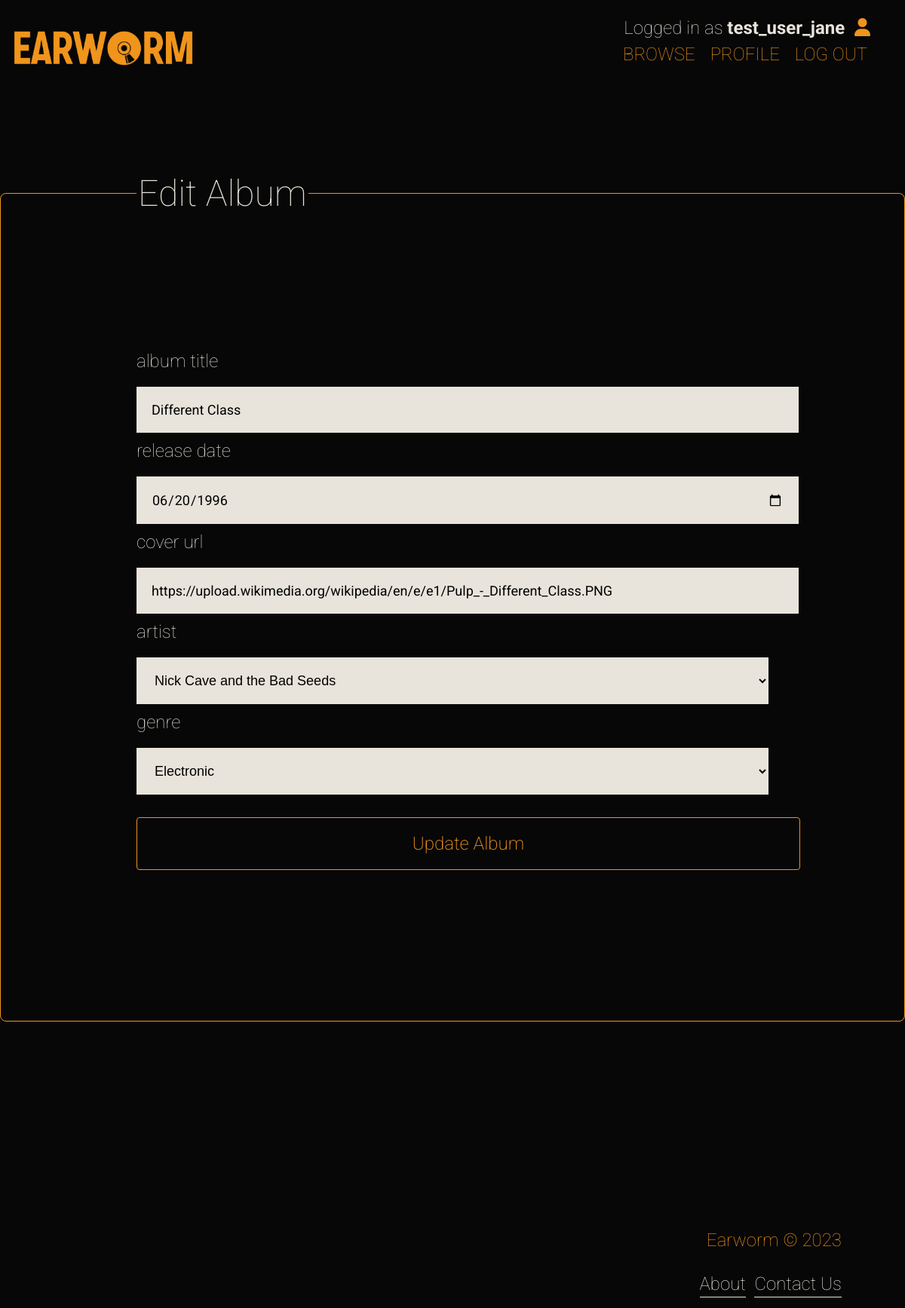
Page /edit/album/3 (signed in) on the committed database.
### earworm/models.py (models this page shows, shortened)
class User(UserMixin, db.Model):
    __tablename__ = 'users'
    id = db.Column(db.Integer, primary_key=True)
    username = db.Column(db.String(150), nullable=False)
    password = db.Column(db.String(255), nullable=False)
    avatar_url = db.Column(db.String(255), nullable=True)
    bio = db.Column(db.String(255), nullable=True)
    public = db.Column(db.Boolean, nullable=False, default=True)
    liked_artists = db.relationship('Artist', secondary="artist_listeners", backref='user', lazy=True, cascade="all, delete")
    reviews_written = db.relationship('Review', backref='user', lazy=True, cascade="all, delete")

class Album(db.Model):
    __tablename__ = 'albums'
    id = db.Column(db.Integer, primary_key=True)
    title = db.Column(db.String(255), nullable=False)
    release_date = db.Column(db.Date, nullable=False)
    cover_url = db.Column(URLType, nullable=True)
    genre = db.Column(db.Enum(Genre), nullable=False)
    artist = db.Column(db.Integer, db.ForeignKey('artists.id'), nullable=False)
    date_added = db.Column(db.Date, nullable=False)
    reviews = db.relationship('Review', backref='album', lazy=True, cascade="all, delete")

### earworm/main/routes.py (the view, shortened to what this page needs)
@main.route('/edit/album/<album_id>', methods=['GET','POST'])
@login_required
def edit_album(album_id):
    album = Album.query.get(album_id)
    genre = album.genre
    artist = Artist.query.get(album.artist)
    form = AlbumUpdateForm(obj=album)
    form.artist.data = artist
    form.genre.data = genre.name
    album = Album.query.get(album_id)
    return render_template('Albums/album_edit.html', album=album, form=form)

### earworm/main/forms.py
class AlbumUpdateForm(AlbumMixin):
    submit = SubmitField('Update Album')

### earworm/extensions.py (called while the page is built)
@login_manager.user_loader
def load_user(user_id):
    return User.query.get(user_id)

### earworm/utils.py (called while the page is built)
    def __str__(self):
        return str(self.value)

### earworm/templates/Albums/album_edit.html (shortened to what this page needs)
{% extends "base.html" %}
{% block content %}
    <form action="{{url_for('main.edit_album', album_id=album.id)}}" method="POST">
        <fieldset>
            <legend>Edit Album</legend>
            {% include "Albums/album_form.html" %}
        </fieldset>
    </form>
{% endblock %}

### earworm/templates/base.html (shortened to what this page needs)
<!DOCTYPE html>
<html>
    <head>
        <link rel="stylesheet" href="{{ url_for('static', filename='style.css') }}">
    </head>
    <body>
        <div id="log-in-status">
            {% if current_user.is_authenticated %}
            <p>Logged in as <strong>{{ current_user.username }}</strong> <a href="/profile/{{ current_user.id }}"><i class="fa-solid fa-user">&nbsp;</i></a></p>
            {% endif %}
        </div>
        <nav>
            <div class="nav-logo">
                <a href="{{url_for ('main.all_earworms')}}">
                <img src="/static/Images/earworm.png" width="250px" alt="Earworm Logo" >
                </a>
            </div>
            <ul>
                {% if current_user.is_authenticated %}
                <li><a href="/all_earworms">Browse</a></li>
                <li><a href="/profile/{{current_user.id}}">Profile</a></li>
                <li><a href="/logout">Log Out</a></li>
                {% else %}
                <li><a href="/all_earworms">Browse</a></li>
                <li><a href="/signup">Sign Up</a></li>
                <li><a href="/login">Log In</a></li>
                {% endif %}
            </ul>
        </nav>
        <main>
        {% block content %}{% endblock %}
    </main>
        <footer>
            <p>Earworm &copy; 2023</p>
            <a href="/about">About</a>
            <a href="/contact">Contact Us</a>
        </footer>
    </body>
</html>

### earworm/templates/Albums/album_form.html (shortened to what this page needs)
{{ form.title.label }}
{{ form.title }}
{{ form.release_date.label }}
{{ form.release_date }}
{{ form.cover_url.label }}
{{ form.cover_url }}
{{ form.artist.label }}
{{ form.artist }}
{{ form.genre.label }}
{% if genre %}
{{ form.genre (value=album.genre) }}
{% else %}
{{ form.genre }}
{% endif %}
{{ form.submit }}

### earworm/static/style.css (style rules this page uses)
body, html { height: 100%; margin: 0 auto; background-color: #070707; color: #e8e4db; font-family: 'Roboto', sans-serif; font-size: 48px; }
input, textarea { font-family: 'Roboto', sans-serif; }
nav, nav ul { display: flex; flex-direction: row; justify-content: space-between; list-style: none; background-color: #070707; margin-right: 20px; }
nav li { padding: 10px; font-size: 24px; }
nav a { text-decoration: none; border: none; font-weight: 100; color: #f0941c; text-transform: uppercase; }
.nav-logo { padding-left: 1%; margin-top: 3%; }
main { max-width: 1200px; margin: 0 auto; padding-bottom: 80px; }
a { color: #f0941c; text-decoration: none; border-bottom-width: 1px; border-bottom-style: solid; padding-bottom: 3px; }
p { font-size: 0.5em; font-weight: lighter; line-height: 1.5; }
footer { background-color: #070707; color: #f0941c; padding: 7%; padding-bottom: 1%; text-align: right; font-weight: lighter; }
footer p { margin-bottom: 3px; }
footer a { margin-top: 3px; font-size: 0.5em; color: #e8e4db; }
#log-in-status { position: absolute; top: -5px; right: 10px; margin-bottom: 20px; color: #e8e4db; }
#log-in-status p { margin-right: 30px; }
#log-in-status a { border:none; margin-left: 7px; }
.primary, input[type=submit] { border: none; border-radius: 4px; font-size: 0.7em; font-weight: 200; padding: 20px; cursor: pointer; background-color: transparent; color: #f0941c; border: 1px solid #f0941c; }
input[type=submit] { font-size: 1em; }
input[type=submit] { margin: 20px auto; width: 105%; }
fieldset { border: 1px solid #f0941c; border-radius: 8px; display: flex; flex-direction: column; align-content: center; margin: 7% auto; font-size: 0.5em; font-weight: lighter; padding: 15%; }
label { width: 100%; text-transform: lowercase; }
input[type=text], input[type=url], input[type=password], input[type=date], select, textarea { background-color: #e8e4db; width: 100%; padding: 20px; font-size: 0.75em; border: none; margin-bottom: 10px; margin-top: 20px; }
legend { font-size: 2em; }

### rows in the picture
User: username "test_user_jane"
Album: title "Different Class", release_date "06/20/1996", cover_url "https://upload.wikimedia.org/wikipedia/en/e/e1/Pulp_-_Different_Class.PNG", artist "Nick Cave and the Bad Seeds", genre "Electronic"
